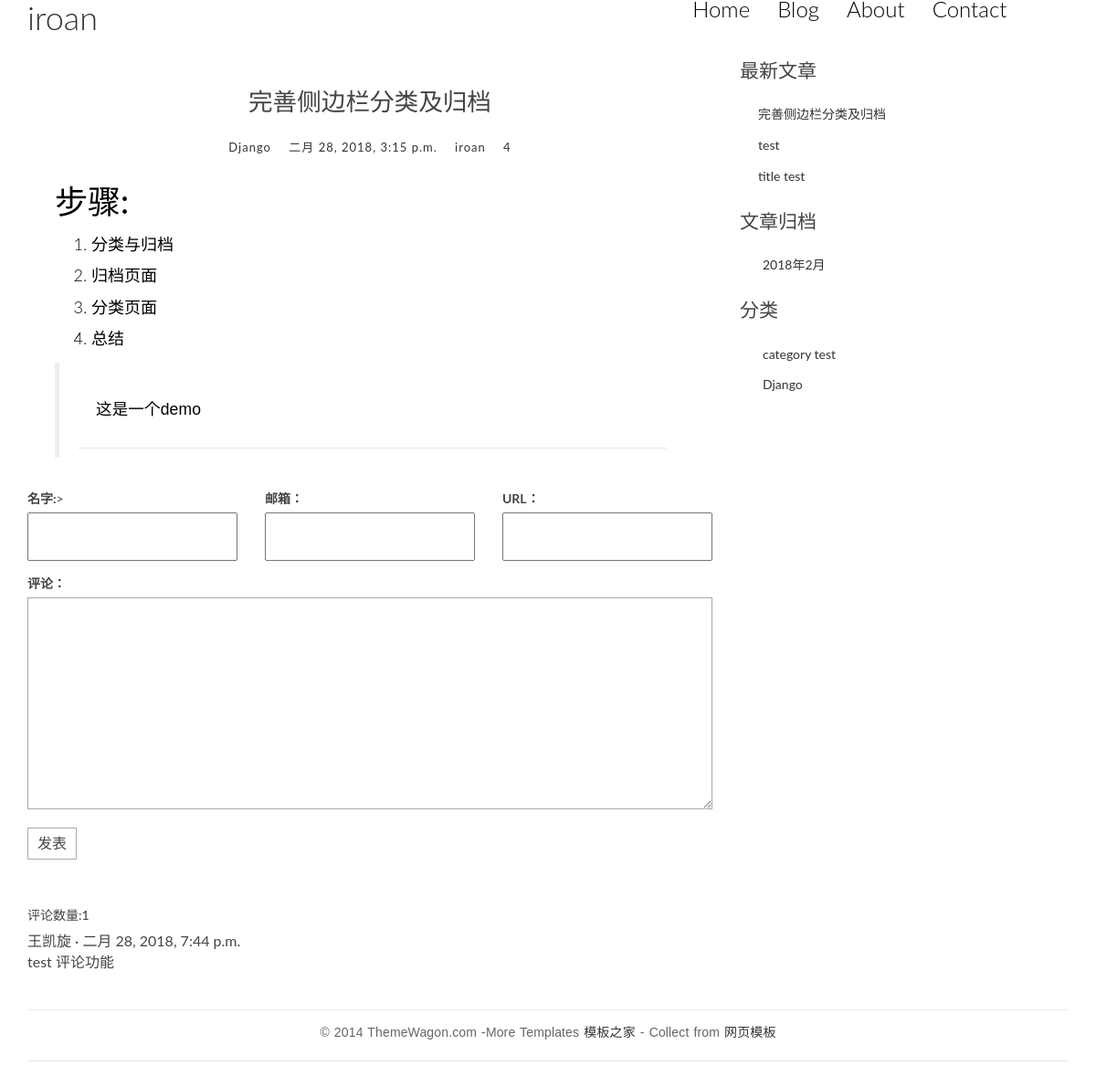
Screenshot of /post/3/ with the database file from the repository.
### blog/models.py (models this page shows, shortened)
class Post(models.Model):
    title = models.CharField(max_length=70)
    body = models.TextField()
    created_time = models.DateTimeField()
    modified_time = models.DateTimeField()
    excerpt = models.CharField(max_length=200,blank=True)
    category = models.ForeignKey(Category)
    tags = models.ManyToManyField(Tag,blank=True)
    author = models.ForeignKey(User)
    views = models.PositiveIntegerField(default=0)
    def increase_views(self):
        self.views += 1
        self.save(update_fields=['views'])
    def get_absolute_url(self):
        return reverse('blog:detail', kwargs={'pk':self.pk})
    class Meta:
        ordering = ['-created_time','title']

class Category(models.Model):
    name = models.CharField(max_length=100)
    def __str__(self):
        return self.name

### comments/models.py (models this page shows, shortened)
class Comment(models.Model):
    name = models.CharField(max_length=100)
    email = models.EmailField(max_length=255)
    url = models.URLField(blank=True)
    text = models.TextField()
    created_time = models.DateTimeField(auto_now_add=True)
    post = models.ForeignKey('blog.Post')

### blog/views.py (the view)
# urls.py: url(r'^post/(?P<pk>[0-9]+)/$',views.detail,name='detail'),
def detail(request,pk):
    post = get_object_or_404(Post,pk=pk)
    post.increase_views()
    post.body = markdown(post.body,extensions = ['markdown.extensions.extra',
                                                 'markdown.extensions.codehilite',
                                                 'markdown.extensions.toc',
                                                 ])
    form = CommentForm()
    comment_list = post.comment_set.all()
    context = {
        'post':post,
        'form':form,
        'comment_list':comment_list
    }
    return render(request,'blog/detail.html',context={'context':context})

### blog/templatetags/blog_tags.py (called while the page is built)
@register.simple_tag
def get_recent_posts(num = 5):
    return Post.objects.all().order_by('-created_time')[:num]

@register.simple_tag
def archives():
    return Post.objects.all().dates('created_time','month',order='DESC')

@register.simple_tag
def get_categories():
    return Category.objects.all()

### templates/blog/detail.html (shortened to what this page needs)
{%extends 'base.html'%}
{%block main%}
    <article class="post post-1">
        <header class="entry-header">
            <h1 class="entry-title">{{context.post.title}}</h1>
            <div class="entry-meta">
                <span class="post-category"><a href="#">{{context.post.category.name}}</a> </span>
                <span class="post-date"><a href="#"><time class="entry-date" datetime="{{ post.created_time }}">{{ context.post.created_time }}</time></a></span>
                <span class="post-author"><a href="#">{{ context.post.author }}</a></span>
                <span class="views-count"><a href="{{post.get_absoluate_url}}">{{context.post.views}}</a> </span>
            </div>
        </header>
        <div class="entry-content clearfix">
            {{ context.post.body | safe}}
        </div>
    </article>
    <form action= "{% url 'comments:post_comment' context.post.pk%}" method="post" class="comment-form">
        <div class="row">
            <div class="col-md-4">
                <label for = '{{form.name.id_for_label}}'>名字:</label>>
                {{ context.form.name }}
            </div>
            <div class="col-md-4">
                <label for = "{{form.email.id_for_label}}">邮箱：</label>
                {{ context.form.email }}
            </div>
            <div class="col-md-4">
                <label for="{{ form.url.id_for_label }}">URL：</label>
                {{ context.form.url }}
            </div>
            <div class="col-md-12">
                <label for="{{ form.text.id_for_label }}">评论：</label>
                {{ context.form.text }}
                <button type="submit" class="comment-btn">发表</button>
            </div>
        </div>
    </form>
    <div class="comment-list-panel">
        <ul class="comment-list list-unstyled">
            <br/>
            <h5>评论数量:{{context.post.comment_set.count}}</h5>
            {% for comment in context.comment_list %}
                <li class="comment-item">
                    <span class="nickname">{{ comment.name }}</span>
                    <time class="submit-date"
                          datetime="{{ comment.created_time }}">{{ comment.created_time }}</time>
                    <div class="text">
                        {{ comment.text }}
                    </div>
                </li>
            {% empty %}
                暂无评论
            {% endfor %}
        </ul>
    </div>
{%endblock main%}

### templates/base.html (shortened to what this page needs)
<!DOCTYPE html>
<html>
<head>
    {% load staticfiles %}
    {% load blog_tags %}
    <link rel="stylesheet" href="{% static 'blog/css/bootstrap.min.css' %}">
    <link rel="stylesheet" href="http://code.ionicframework.com/ionicons/2.0.1/css/ionicons.min.css">
    <link rel="stylesheet" href="{% static 'blog/css/pace.css' %}">
    <link rel="stylesheet" href="{% static 'blog/css/custom.css' %}">
    <link rel="stylesheet" href="{% static 'blog/css/highlights/github.css' %}">
</head>
<body>
<div class="container">
    <header id="site-header">
        <div class="row">
            <div class="col-md-4 col-sm-5 col-xs-8">
                <div class="logo">
                    <h1><a href="{%url 'blog:index'%}">iroan</a></h1>
                </div>
            </div>
            <div class="col-md-8 col-sm-7 col-xs-4">
                <nav class="main-nav" role="navigation">
                    <div class="collapse navbar-collapse" id="bs-example-navbar-collapse-1">
                        <ul class="nav navbar-nav navbar-right">
                            <li class="cl-effect-11"><a href="index.html" data-hover="Home">Home</a></li>
                            <li class="cl-effect-11"><a href="full-width.html" data-hover="Blog">Blog</a></li>
                            <li class="cl-effect-11"><a href="about.html" data-hover="About">About</a></li>
                            <li class="cl-effect-11"><a href="contact.html" data-hover="Contact">Contact</a></li>
                        </ul>
                    </div>
                </nav>
            </div>
        </div>
    </header>
</div>
<div class="content-body">
    <div class="container">
        <div class="row">
            <main class="col-md-8">
                {% block main %}
                {% endblock main %}
            </main>
            <aside class="col-md-4">
                <div class="widget widget-recent-posts">
                    <h3 class="widget-title">最新文章</h3>
                    {%get_recent_posts as recent_post_list%}
                    <ul>
                        {%for post in recent_post_list%}
                        <li>
                            <a href="{{post.get_absolute_url}}">{{post.title}}</a>
                        </li>
                        {%empty%}
                        暂时没有文章!
                        {%endfor%}
                    </ul>
                </div>
                <div class="widget widget-archives">
                    {%archives as date_list%}
                    <h3 class="widget-title">文章归档</h3>
                    <ul>
                        {%for date in date_list%}
                        <li>
                            <a href="{% url 'blog:archives' date.year date.month%}">{{date.year}}年{{date.month}}月</a>
                        </li>
                        {%empty%}
                        暂无归档
                        {%endfor%}
                    </ul>
                </div>
                <div class="widget widget-category">
                    <h3 class="widget-title">分类</h3>
                    {%get_categories as categories%}
                    <ul>
                        {%for category in categories%}
                        <li>
                            <a href="{%url 'blog:category' category.pk%}">{{category}}</a>
                        </li>
                        {%empty%}
                        暂无分类
                        {%endfor%}
                    </ul>
                </div>
            </aside>
        </div>
    </div>
</div>
<footer id="site-footer">
    <div class="container">
        <div class="row">
            <div class="col-md-12">
                <p class="copyright">&copy; 2014 ThemeWagon.com -More Templates <a href="http://www.cssmoban.com/"
                                                                                   target="_blank" title="模板之家">模板之家</a>
                    - Collect from <a href="http://www.cssmoban.com/" title="网页模板" target="_blank">网页模板</a></p>
            </div>
        </div>
    </div>
</footer>
</body>
</html>

### rows the page displays
Post: post "完善侧边栏分类及归档", post.category.name "Django", post.created_time "二月 28, 2018, 3:15 p.m.", post.author "iroan", post.views "4", post.body "步骤: 分类与归档 归档页面 分类页面 总结 这是一个demo", post.comment_set.count "1", title "完善侧边栏分类及归档"
Comment: name "王凯旋", created_time "二月 28, 2018, 7:44 p.m.", text "test 评论功能"
Post: title "test"
Post: title "title test"
Category: name "category test"
Category: name "Django"

### other values shown
{{ date.year }} "2018"
{{ date.month }} "2"
